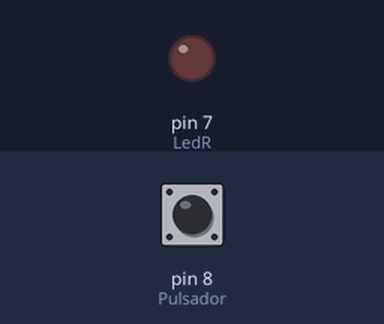
The sketch below on a simulated Arduino Uno, built with avr-gcc and run on an emulated ATmega328P. Shown: output pins drawn as LEDs (lit = HIGH). The test bench sets the inputs (shaded band); at power-on: pin 8 (Pulsador) HIGH. What the sketch prints to the serial monitor is not drawn.

Above: at 1.4 s.
1.5 s: pin 8 (Pulsador) pulled LOW for 3.2 s
At 5.8 s:
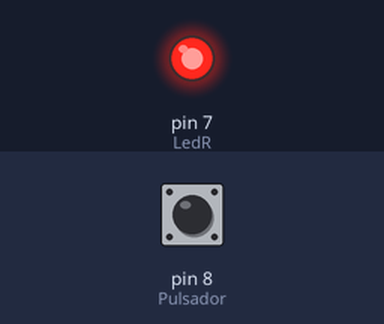
Timing chart, 0 to 7.3 s (numbered marks = the images above; inputs shaded):
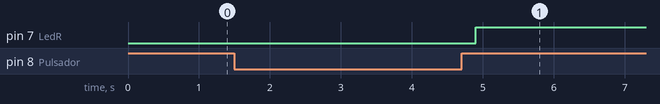

Measured:
- after the input at 1.5 s, pin 7 (LedR): LOW → HIGH after 3.4 s

The sketch:

Practica1.4.ino
```cpp
int LedR = 7;
int Pulsador = 8;
int x = 0;
int y = 0;

void setup() {
  // put your setup code here, to run once:
  pinMode(LedR, OUTPUT);
  pinMode(Pulsador, INPUT);
  Serial.begin(9600);
}

void loop() {
  // put your main code here, to run repeatedly:
y = digitalRead(Pulsador);


while((y==LOW) && (x < 5)){
x=x+1;
delay(500);
y = digitalRead(Pulsador);
Serial.print(x);
}

while ((y==HIGH) && (x == 5)){
digitalWrite(LedR, HIGH);
delay(4000);
y = digitalRead(Pulsador);
Serial.print(x);

if(y==LOW){
  x=1;
  }
}

digitalWrite(LedR, LOW);
delay(300);

}
```
